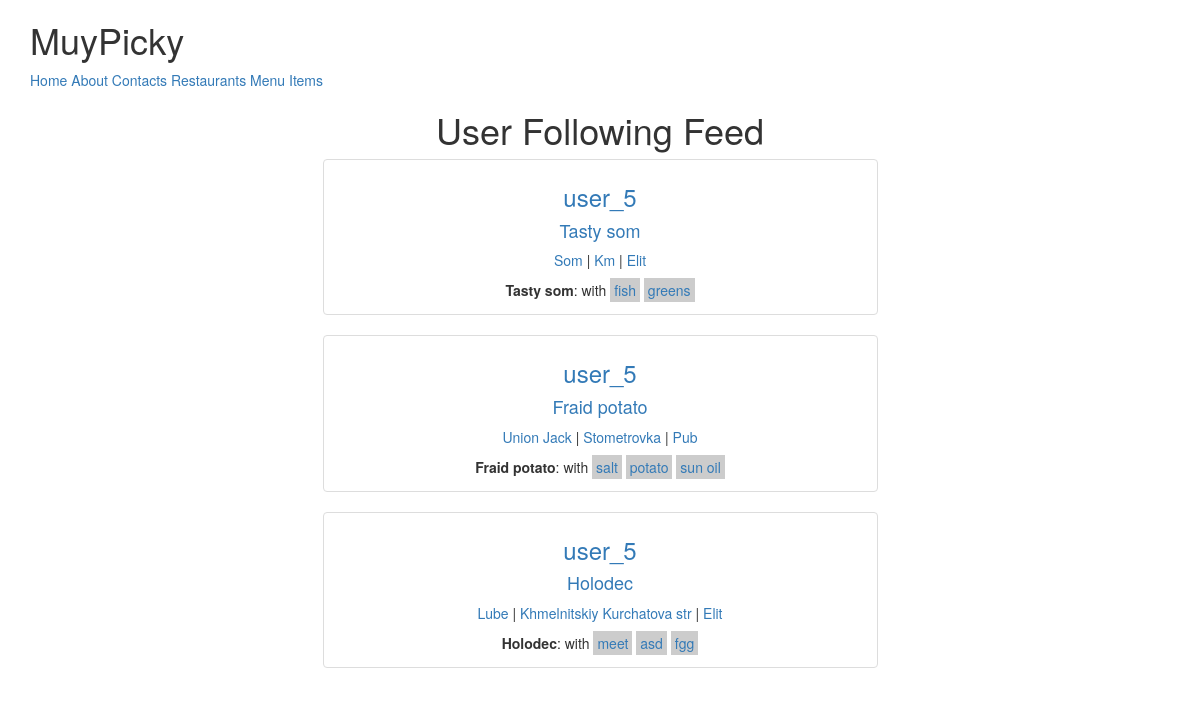
The app's page / (signed in) with its own data.
### menus/models.py (models this page shows, shortened)
class Item(models.Model):
	user 		= models.ForeignKey(settings.AUTH_USER_MODEL)
	restaurant 	= models.ForeignKey(RestaurantLocation)
	name 		= models.CharField(max_length=120)
	contents 	= models.TextField(help_text='Separate each item by comma')
	excludes	= models.TextField(blank=True, null=True, help_text='Separate each item by comma')
	public 		= models.BooleanField(default=True)
	timestamp	= models.DateTimeField(auto_now_add=True)
	updated		= models.DateTimeField(auto_now=True)
	class Meta:
		ordering = ['-updated', '-timestamp']
	def get_contents(self):
		return self.contents.split(",")

### restaurants/models.py (models this page shows, shortened)
class RestaurantLocation(models.Model):
	owner 			= models.ForeignKey(user)
	name 			= models.CharField(max_length = 120)
	location 		= models.CharField(max_length = 120, null=True, blank=True)
	category		= models.CharField(max_length = 120, null=True, blank=True, validators=[validate_category])
	timestamp		= models.DateTimeField(auto_now_add=True)
	update			= models.DateTimeField(auto_now=True)
	slug			= models.SlugField(null=True, blank=True)
	objects			= RestaurantLocationManager()

### menus/views.py (the view)
# urls.py: url(r'^$', HomeView.as_view(), name='home'),
class HomeView(View):
	def get(self, request, *args,**kwargs):
		if not request.user.is_authenticated():
			return render(request, "home.html", {})
		user = request.user
		is_following_user_ids = [x.user.id for x in user.is_following.all()]
		qs = Item.objects.filter(user__id__in=is_following_user_ids, public=True).order_by("-updated")[:3]
		return render(request, "menus/home-feed.html", {'object_list': qs})

### menus/templates/menus/home-feed.html (shortened to what this page needs)
{% extends 'base.html' %}
{% block content %}
<div class="row">
<div class="col-sm-6 col-sm-offset-3 text-center">
<h1>User Following Feed</h1>
	{% for obj in object_list %}
	<div class="thumbnail">
		<h3><a href="{% url 'profiles:detail' username=obj.user.username %}">{{ obj.user.username }}</a></h3>
		<h4><a href="{% url 'profiles:detail' username=obj.user.username %}?q={{ obj.name }}">{{ obj.name }}</a></h4>
		<p><a href="{% url 'profiles:detail' username=obj.user.username %}?q={{ obj.restaurant.name }}">{{ obj.restaurant.name }}</a> | <a href="{% url 'profiles:detail' username=obj.user.username %}?q={{ obj.restaurant.location }}">{{ obj.restaurant.location }}</a> | <a href="{% url 'profiles:detail' username=obj.user.username %}?q={{ obj.restaurant.category }}">{{ obj.restaurant.category }}</a></p>
		<p>
			<b>{{ obj.name }}</b>: with
			{% for ing in obj.get_contents %}
				<a href="{% url 'profiles:detail' username=obj.user.username %}?q={{ ing }}" style="padding: 2px 4px; background-color: #ccc;">{{ ing }}</a>
			{% endfor %}
	    </p>
	</div>
	{% endfor %}
</div>
</div>
{% endblock content %}

### templates/base.html (shortened to what this page needs)
<!DOCTYPE html>
<html lang="en">
<head>
	{%include "snippets/css.html" %}
</head>
<body>
	<div class="container">
		<h1>MuyPicky</h1>
		{% include "snippets/nav.html" %}
		{% block content %} {% endblock content %}
	</div>
</body>
</html>

### templates/snippets/css.html (shortened to what this page needs)
<link rel="stylesheet" href="https://maxcdn.bootstrapcdn.com/bootstrap/3.3.7/css/bootstrap.min.css">

### templates/snippets/nav.html
<a href="{% url 'home' %}">Home</a>
<a href="{% url 'about' %}">About</a>
<a href="{% url 'contacts' %}">Contacts</a>
{% if request.user.is_authenticated %}
<a href="{% url 'restaurants:list' %}">Restaurants</a>
<a href="{% url 'menus:list' %}">Menu Items</a>
{% endif %}

### records on screen
Item: user.username "user_5", name "Tasty som", restaurant.name "Som", restaurant.location "Km", restaurant.category "Elit", get_contents "fish" "greens"
Item: user.username "user_5", name "Fraid potato", restaurant.name "Union Jack", restaurant.location "Stometrovka", restaurant.category "Pub", get_contents "salt" "potato" "sun oil"
Item: user.username "user_5", name "Holodec", restaurant.name "Lube", restaurant.location "Khmelnitskiy Kurchatova str", restaurant.category "Elit", get_contents "meet" "asd" "fgg"
